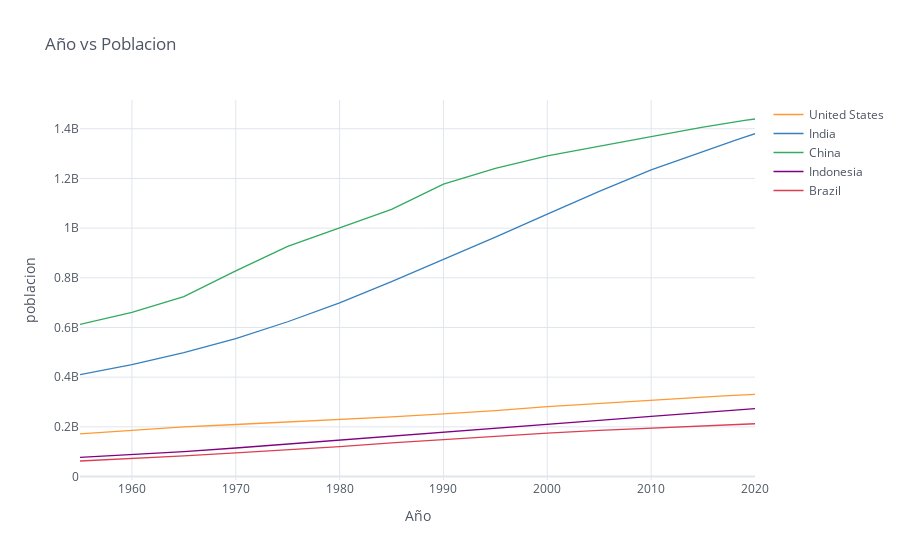

Source (notebook cell):
### Markdown cell above
Linear

### Code cell
df_population.iplot(kind='line',xTitle='Año',yTitle='poblacion',title='Año vs Poblacion')

### Figure 1 — Plotly figure (JSON) as saved in the notebook; plotly's stock layout.template omitted (floating-point values rounded to 4 significant figures)
{"data": [{"line": {"color": "rgba(255, 153, 51, 1.0)", "dash": "solid", "shape": "linear", "width": 1.3}, "mode": "lines", "name": "United States", "text": "", "type": "scatter", "x": [1955, 1960, 1965, 1970, 1975, 1980, 1985, 1990, 1995, 2000, 2005, 2010, 2015, 2016, 2017, 2018, 2019, 2020], "y": [171685336, 186720571, 199733676, 209513341, 219081251, 229476354, 240499825, 252120309, 265163745, 281710909, 294993511, 309011475, 320878310, 323015995, 325084756, 327096265, 329064917, 331002651]}, {"line": {"color": "rgba(55, 128, 191, 1.0)", "dash": "solid", "shape": "linear", "width": 1.3}, "mode": "lines", "name": "India", "text": "", "type": "scatter", "x": [1955, 1960, 1965, 1970, 1975, 1980, 1985, 1990, 1995, 2000, 2005, 2010, 2015, 2016, 2017, 2018, 2019, 2020], "y": [409880595, 450547679, 499123324, 555189792, 623102897, 698952844, 784360008, 873277798, 963922588, 1056575549, 1147609927, 1234281170, 1310152403, 1324517249, 1338676785, 1352642280, 1366417754, 1380004385]}, {"line": {"color": "rgba(50, 171, 96, 1.0)", "dash": "solid", "shape": "linear", "width": 1.3}, "mode": "lines", "name": "China", "text": "", "type": "scatter", "x": [1955, 1960, 1965, 1970, 1975, 1980, 1985, 1990, 1995, 2000, 2005, 2010, 2015, 2016, 2017, 2018, 2019, 2020], "y": [612241554, 660408056, 724218968, 827601394, 926240885, 1000089235, 1075589361, 1176883674, 1240920535, 1290550765, 1330776380, 1368810615, 1406847870, 1414049351, 1421021791, 1427647786, 1433783686, 1439323776]}, {"line": {"color": "rgba(128, 0, 128, 1.0)", "dash": "solid", "shape": "linear", "width": 1.3}, "mode": "lines", "name": "Indonesia", "text": "", "type": "scatter", "x": [1955, 1960, 1965, 1970, 1975, 1980, 1985, 1990, 1995, 2000, 2005, 2010, 2015, 2016, 2017, 2018, 2019, 2020], "y": [77273425, 87751068, 100267062, 114793178, 130680727, 147447836, 164982451, 181413402, 196934260, 211513823, 226289470, 241834215, 258383256, 261556381, 264650963, 267670543, 270625568, 273523615]}, {"line": {"color": "rgba(219, 64, 82, 1.0)", "dash": "solid", "shape": "linear", "width": 1.3}, "mode": "lines", "name": "Brazil", "text": "", "type": "scatter", "x": [1955, 1960, 1965, 1970, 1975, 1980, 1985, 1990, 1995, 2000, 2005, 2010, 2015, 2016, 2017, 2018, 2019, 2020], "y": [62533919, 72179226, 83373530, 95113265, 107216205, 120694009, 135274080, 149003223, 162019896, 174790340, 186127103, 195713635, 204471769, 206163053, 207833823, 209469323, 211049527, 212559417]}], "layout": {"legend": {"bgcolor": "#FFFFFF", "font": {"color": "#4D5663"}}, "paper_bgcolor": "#FFFFFF", "plot_bgcolor": "#FFFFFF", "title": {"font": {"color": "#4D5663"}, "text": "Año vs Poblacion"}, "xaxis": {"gridcolor": "#E1E5ED", "showgrid": true, "tickfont": {"color": "#4D5663"}, "title": {"font": {"color": "#4D5663"}, "text": "Año"}, "zerolinecolor": "#E1E5ED"}, "yaxis": {"gridcolor": "#E1E5ED", "showgrid": true, "tickfont": {"color": "#4D5663"}, "title": {"font": {"color": "#4D5663"}, "text": "poblacion"}, "zerolinecolor": "#E1E5ED"}}}
